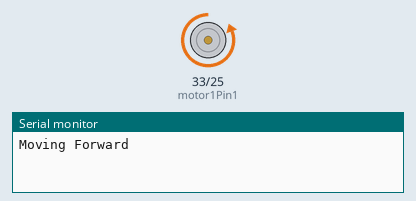
The sketch below on a simulated ESP32. Shown: motor-driver pin pairs drawn as motors (green arrow = first pin HIGH = forward, orange = second pin HIGH = backward, longer = more drive), the last lines printed to the serial monitor.

Above: at 2.0 s.
At 10.0 s:
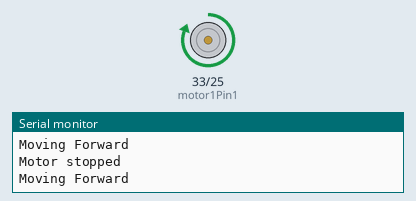
At 14.0 s:
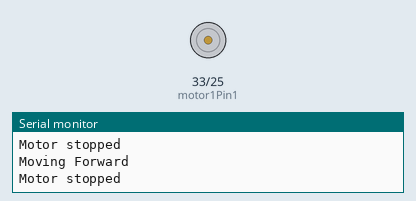
Timing chart, 0 to 20.8 s (numbered marks = the images above):
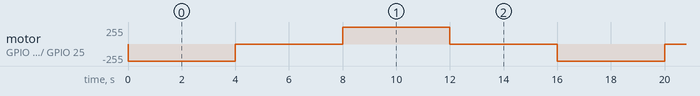

Measured:
- by itself, motor on GPIO 33 (motor1Pin1) / GPIO 25 (motor1Pin2): repeats every 16.0 s: stopped 4.0 s, forward 255/255 4.0 s, stopped 4.0 s, backward 255/255 4.0 s

The sketch:

Practice6.ino
```cpp
/*
   ****************************** TSC-Lab *******************************
   ***************************** PRACTICE 6 *****************************
   This practice is about initial setups and tests (ON/OFF) of speed control lab
   By: Kevin E. Chica O
   Reviewed: Víctor Asanza
   More information: https://tsc-lab.blogspot.com/
   More examples: https://github.com/vasanza/TSC-Lab
   Dataset: http://ieee-dataport.org/4138
*/

//motor
int motor1Pin1 = 33;
int motor1Pin2 = 25;

void motor( void *pvParameters );


void setup() {
  Serial.begin(115200);
  // sets the pins as outputs:
  pinMode(motor1Pin1, OUTPUT);
  pinMode(motor1Pin2, OUTPUT);


  xTaskCreate(
    motor
    ,  "MotorDC"         // Descriptive name of the function (MAX 8 characters)
    ,  2048              // Size required in STACK memory
    ,  NULL              // INITIAL parameter to receive (void *)
    ,  0                 // Priority, priority = 3 (configMAX_PRIORITIES - 1) is the highest, priority = 0 is the lowest.
    ,  NULL );           // Variable that points to the task (optional)

}

void loop() {
}

void motor( void *pvParameters ) {
  while (1) {

    // Move the DC motor forward at maximum speed
    Serial.println("Moving Forward");
    digitalWrite(motor1Pin1, LOW);
    digitalWrite(motor1Pin2, HIGH);
    vTaskDelay(4000);

    // Stop the DC motor
    Serial.println("Motor stopped");
    digitalWrite(motor1Pin1, LOW);
    digitalWrite(motor1Pin2, LOW);
    vTaskDelay(4000);

    // Move the DC motor backwards at maximum speed
    Serial.println("Moving Forward");
    digitalWrite(motor1Pin1, HIGH);
    digitalWrite(motor1Pin2, LOW);
    vTaskDelay(4000);

    // Stop the DC motor
    Serial.println("Motor stopped");
    digitalWrite(motor1Pin1, LOW);
    digitalWrite(motor1Pin2, LOW);
    vTaskDelay(4000);
  }

}
```
